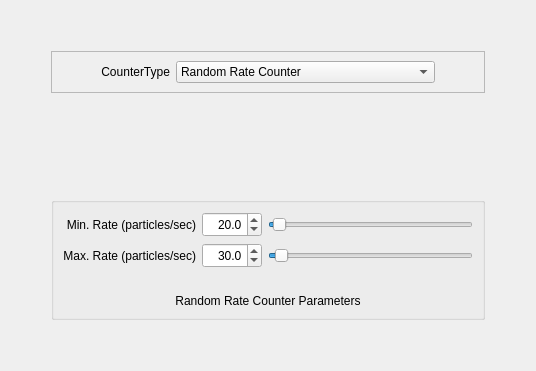
         <widget class="QWidget" name="CounterTab">
          <attribute name="title">
           <string>Counter</string>
          </attribute>
          <layout class="QGridLayout" name="gridLayout">
           <item row="1" column="1">
            <widget class="QFrame" name="CounterTypeFrame">
             <property name="frameShape">
              <enum>QFrame::StyledPanel</enum>
             </property>
             <property name="frameShadow">
              <enum>QFrame::Raised</enum>
             </property>
             <layout class="QHBoxLayout" name="horizontalLayout_17">
              <item>
               <spacer name="horizontalSpacer_26">
                <property name="orientation">
                 <enum>Qt::Horizontal</enum>
                </property>
                <property name="sizeType">
                 <enum>QSizePolicy::Preferred</enum>
                </property>
                <property name="sizeHint" stdset="0">
                 <size>
                  <width>40</width>
                  <height>20</height>
                 </size>
                </property>
               </spacer>
              </item>
              <item>
               <widget class="QLabel" name="CounterTypeLabel">
                <property name="sizePolicy">
                 <sizepolicy hsizetype="Fixed" vsizetype="Preferred">
                  <horstretch>0</horstretch>
                  <verstretch>0</verstretch>
                 </sizepolicy>
                </property>
                <property name="text">
                 <string>CounterType</string>
                </property>
                <property name="alignment">
                 <set>Qt::AlignRight|Qt::AlignTrailing|Qt::AlignVCenter</set>
                </property>
               </widget>
              </item>
              <item>
               <widget class="QComboBox" name="CounterTypeComboBox">
                <property name="sizePolicy">
                 <sizepolicy hsizetype="Preferred" vsizetype="Fixed">
                  <horstretch>0</horstretch>
                  <verstretch>0</verstretch>
                 </sizepolicy>
                </property>
                <property name="minimumSize">
                 <size>
                  <width>180</width>
                  <height>0</height>
                 </size>
                </property>
                <item>
                 <property name="text">
                  <string>Random Rate Counter</string>
                 </property>
                </item>
               </widget>
              </item>
              <item>
               <spacer name="horizontalSpacer_42">
                <property name="orientation">
                 <enum>Qt::Horizontal</enum>
                </property>
                <property name="sizeType">
                 <enum>QSizePolicy::Preferred</enum>
                </property>
                <property name="sizeHint" stdset="0">
                 <size>
                  <width>40</width>
                  <height>20</height>
                 </size>
                </property>
               </spacer>
              </item>
             </layout>
            </widget>
           </item>
           <item row="2" column="1">
            <spacer name="verticalSpacer_7">
             <property name="orientation">
              <enum>Qt::Vertical</enum>
             </property>
             <property name="sizeType">
              <enum>QSizePolicy::MinimumExpanding</enum>
             </property>
             <property name="sizeHint" stdset="0">
              <size>
               <width>434</width>
               <height>98</height>
              </size>
             </property>
            </spacer>
           </item>
           <item row="3" column="1">
            <widget class="QGroupBox" name="RandomRateBox">
             <property name="sizePolicy">
              <sizepolicy hsizetype="Expanding" vsizetype="Fixed">
               <horstretch>0</horstretch>
               <verstretch>0</verstretch>
              </sizepolicy>
             </property>
             <property name="title">
              <string/>
             </property>
             <layout class="QGridLayout" name="gridLayout_17">
              <property name="margin">
               <number>0</number>
              </property>
              <property name="spacing">
               <number>0</number>
              </property>
              <item row="0" column="0">
               <widget class="QStackedWidget" name="CounterTypeStackedWidget">
                <property name="currentIndex">
                 <number>0</number>
                </property>
                <widget class="QWidget" name="RandomRateCounterPage">
                 <layout class="QGridLayout" name="gridLayout_28">
                  <item row="0" column="0">
                   <widget class="QLabel" name="MinRateLabel">
                    <property name="sizePolicy">
                     <sizepolicy hsizetype="Preferred" vsizetype="Fixed">
                      <horstretch>0</horstretch>
                      <verstretch>0</verstretch>
                     </sizepolicy>
                    </property>
                    <property name="minimumSize">
                     <size>
                      <width>0</width>
                      <height>25</height>
                     </size>
                    </property>
                    <property name="toolTip">
                     <string>The minimum number of particles/sec output from the Emitter</string>
                    </property>
                    <property name="text">
                     <string>Min. Rate (particles/sec)</string>
                    </property>
                    <property name="alignment">
                     <set>Qt::AlignRight|Qt::AlignTrailing|Qt::AlignVCenter</set>
                    </property>
                   </widget>
                  </item>
                  <item row="0" column="1">
                   <widget class="QDoubleSpinBox" name="RandomRateMinRateSpinBox">
                    <property name="sizePolicy">
                     <sizepolicy hsizetype="Fixed" vsizetype="Fixed">
                      <horstretch>0</horstretch>
                      <verstretch>0</verstretch>
                     </sizepolicy>
                    </property>
                    <property name="minimumSize">
                     <size>
                      <width>60</width>
                      <height>25</height>
                     </size>
                    </property>
                    <property name="maximumSize">
                     <size>
                      <width>60</width>
                      <height>25</height>
                     </size>
                    </property>
                    <property name="toolTip">
                     <string>The minimum number of particles/sec output from the Emitter</string>
                    </property>
                    <property name="alignment">
                     <set>Qt::AlignRight|Qt::AlignTrailing|Qt::AlignVCenter</set>
                    </property>
                    <property name="decimals">
                     <number>1</number>
                    </property>
                    <property name="maximum">
                     <double>1000.000000000000000</double>
                    </property>
                    <property name="singleStep">
                     <double>0.100000000000000</double>
                    </property>
                    <property name="value">
                     <double>20.000000000000000</double>
                    </property>
                   </widget>
                  </item>
                  <item row="0" column="2">
                   <widget class="QSlider" name="RandomRateMinRateSlider">
                    <property name="toolTip">
                     <string>The minimum number of particles/sec output from the Emitter</string>
                    </property>
                    <property name="maximum">
                     <number>10000</number>
                    </property>
                    <property name="value">
                     <number>200</number>
                    </property>
                    <property name="orientation">
                     <enum>Qt::Horizontal</enum>
                    </property>
                   </widget>
                  </item>
                  <item row="1" column="0">
                   <widget class="QLabel" name="MaxRateLabel">
                    <property name="sizePolicy">
                     <sizepolicy hsizetype="Preferred" vsizetype="Fixed">
                      <horstretch>0</horstretch>
                      <verstretch>0</verstretch>
                     </sizepolicy>
                    </property>
                    <property name="minimumSize">
                     <size>
                      <width>0</width>
                      <height>25</height>
                     </size>
                    </property>
                    <property name="toolTip">
                     <string>The maximum number of particles/sec output from the Emitter</string>
                    </property>
                    <property name="text">
                     <string>Max. Rate (particles/sec)</string>
                    </property>
                    <property name="alignment">
                     <set>Qt::AlignRight|Qt::AlignTrailing|Qt::AlignVCenter</set>
                    </property>
                   </widget>
                  </item>
                  <item row="1" column="1">
                   <widget class="QDoubleSpinBox" name="RandomRateMaxRateSpinBox">
                    <property name="sizePolicy">
                     <sizepolicy hsizetype="Fixed" vsizetype="Fixed">
                      <horstretch>0</horstretch>
                      <verstretch>0</verstretch>
                     </sizepolicy>
                    </property>
                    <property name="minimumSize">
                     <size>
                      <width>60</width>
                      <height>25</height>
                     </size>
                    </property>
                    <property name="maximumSize">
                     <size>
                      <width>60</width>
                      <height>25</height>
                     </size>
                    </property>
                    <property name="toolTip">
                     <string>The maximum number of particles/sec output from the Emitter</string>
                    </property>
                    <property name="alignment">
                     <set>Qt::AlignRight|Qt::AlignTrailing|Qt::AlignVCenter</set>
                    </property>
                    <property name="decimals">
                     <number>1</number>
                    </property>
                    <property name="maximum">
                     <double>1000.000000000000000</double>
                    </property>
                    <property name="singleStep">
                     <double>0.100000000000000</double>
                    </property>
                    <property name="value">
                     <double>30.000000000000000</double>
                    </property>
                   </widget>
                  </item>
                  <item row="1" column="2">
                   <widget class="QSlider" name="RandomRateMaxRateSlider">
                    <property name="toolTip">
                     <string>The maximum number of particles/sec output from the Emitter</string>
                    </property>
                    <property name="maximum">
                     <number>10000</number>
                    </property>
                    <property name="value">
                     <number>300</number>
                    </property>
                    <property name="orientation">
                     <enum>Qt::Horizontal</enum>
                    </property>
                   </widget>
                  </item>
                  <item row="2" column="0" colspan="3">
                   <spacer name="verticalSpacer_20">
                    <property name="orientation">
                     <enum>Qt::Vertical</enum>
                    </property>
                    <property name="sizeType">
                     <enum>QSizePolicy::Fixed</enum>
                    </property>
                    <property name="sizeHint" stdset="0">
                     <size>
                      <width>20</width>
                      <height>20</height>
                     </size>
                    </property>
                   </spacer>
                  </item>
                  <item row="3" column="0" colspan="3">
                   <widget class="QLabel" name="RandomRateLabel">
                    <property name="sizePolicy">
                     <sizepolicy hsizetype="Preferred" vsizetype="Fixed">
                      <horstretch>0</horstretch>
                      <verstretch>0</verstretch>
                     </sizepolicy>
                    </property>
                    <property name="text">
                     <string>Random Rate Counter Parameters</string>
                    </property>
                    <property name="alignment">
                     <set>Qt::AlignCenter</set>
                    </property>
                   </widget>
                  </item>
                 </layout>
                </widget>
                <widget class="QWidget" name="EmptyCounterPage"/>
               </widget>
              </item>
             </layout>
            </widget>
           </item>
           <item row="2" column="0" rowspan="2">
            <spacer name="horizontalSpacer_13">
             <property name="orientation">
              <enum>Qt::Horizontal</enum>
             </property>
             <property name="sizeType">
              <enum>QSizePolicy::Preferred</enum>
             </property>
             <property name="sizeHint" stdset="0">
              <size>
               <width>40</width>
               <height>20</height>
              </size>
             </property>
            </spacer>
           </item>
           <item row="2" column="2" rowspan="2">
            <spacer name="horizontalSpacer_15">
             <property name="orientation">
              <enum>Qt::Horizontal</enum>
             </property>
             <property name="sizeType">
              <enum>QSizePolicy::Preferred</enum>
             </property>
             <property name="sizeHint" stdset="0">
              <size>
               <width>40</width>
               <height>20</height>
              </size>
             </property>
            </spacer>
           </item>
           <item row="4" column="1">
            <spacer name="verticalSpacer_9">
             <property name="orientation">
              <enum>Qt::Vertical</enum>
             </property>
             <property name="sizeType">
              <enum>QSizePolicy::Expanding</enum>
             </property>
             <property name="sizeHint" stdset="0">
              <size>
               <width>20</width>
               <height>40</height>
              </size>
             </property>
            </spacer>
           </item>
           <item row="0" column="1">
            <spacer name="verticalSpacer_10">
             <property name="orientation">
              <enum>Qt::Vertical</enum>
             </property>
             <property name="sizeHint" stdset="0">
              <size>
               <width>20</width>
               <height>40</height>
              </size>
             </property>
            </spacer>
           </item>
          </layout>
         </widget>
